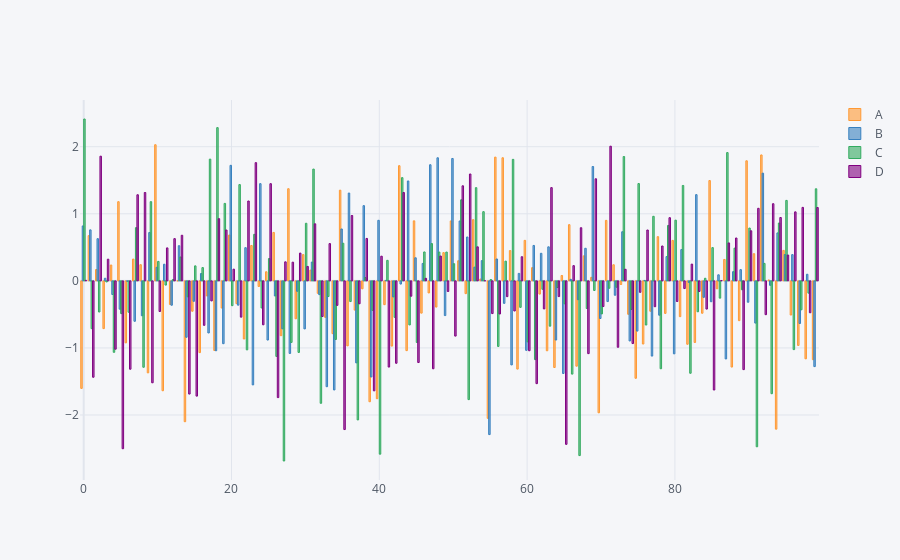

Notebook code cell kept with this figure:
### Code cell
# In df1 iplot data are showing in cluster way or not in proper way so for proper data visualization we can do few changes
df1.iplot(kind = 'bar')
